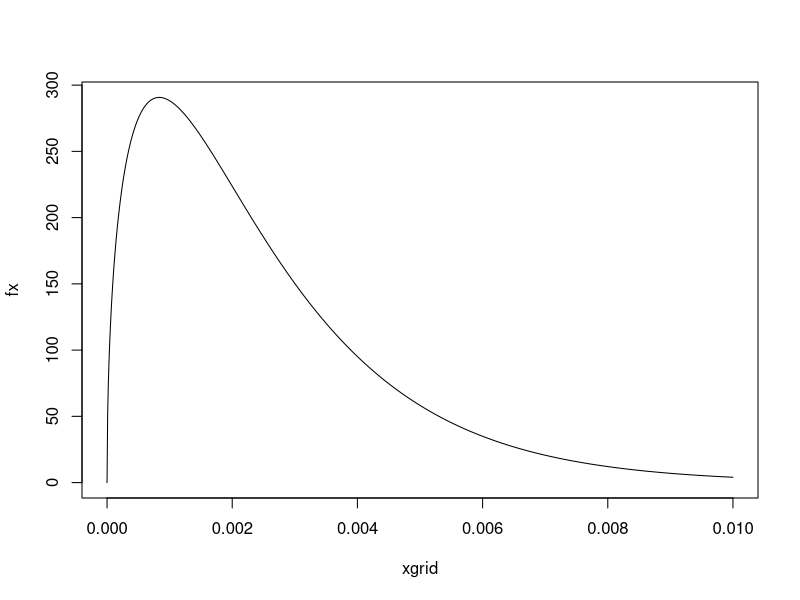
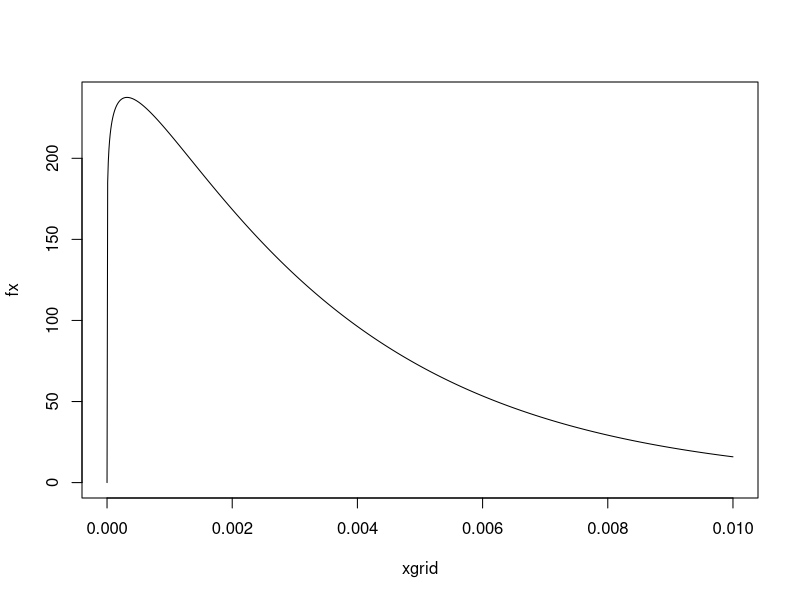
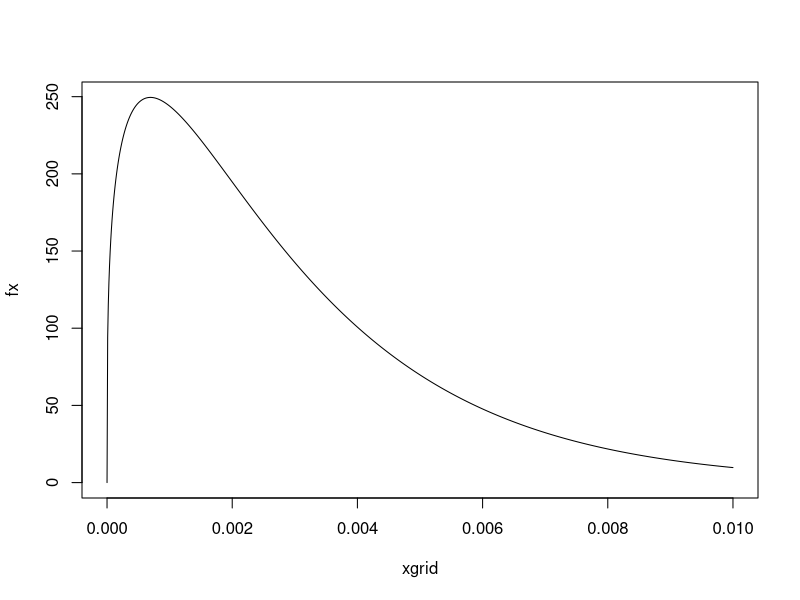
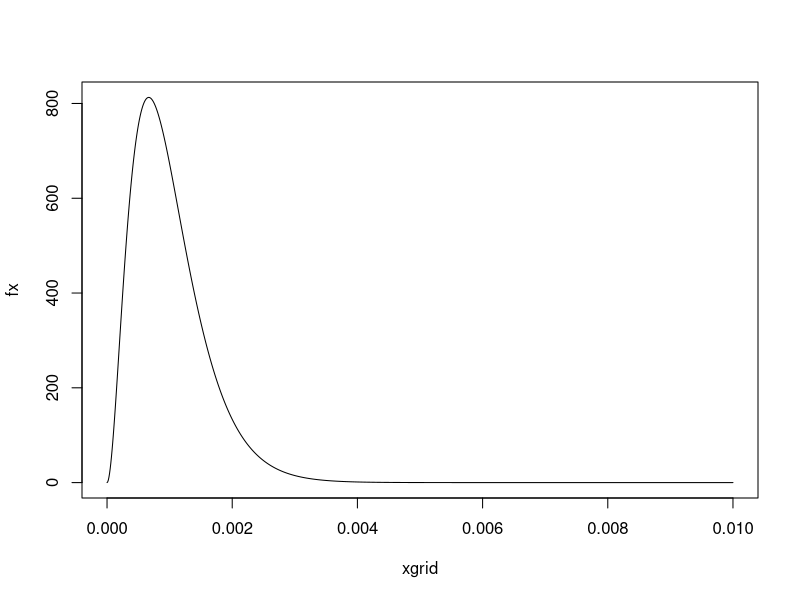
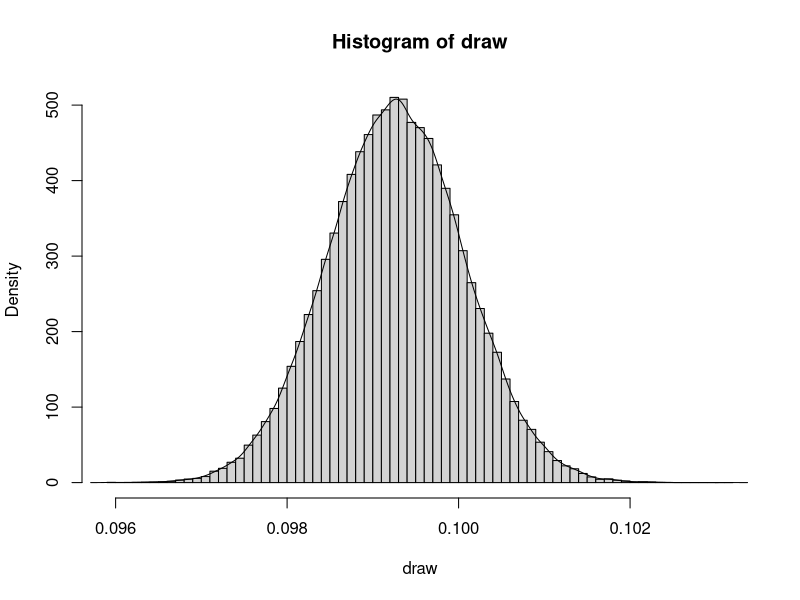

Generate these figures, in order, with R:

priors <- list(cz = c(.0025, 1.5),
               it = c(.0035, 1.1),
               se = c(.003, 1.3),
               pl = c(.001, 3))

get.prior <- function(country) {
  params <- priors[[country]]
  tau <- params[1]
  alpha <- params[2]
  return(c(alpha, alpha/tau))
}

#'
#'
plot.prior <- function(country) {#prob_pos) {
  # parameters
  #alpha <- (tau+1)/(sigma2*tau^2)+tau/(tau+1)
  prior <- get.prior(country)
  alpha <- prior[1]
  beta <- prior[2]
  #alpha <- prob_pos
  #beta <- alpha / test_ratio
  cat("alpha:", alpha, "\n")
  cat("beta:", beta, "\n")
  # compute beta
  xgrid <- seq(0,.01,by=.00001)
  fx <- dbeta(xgrid, alpha, beta)
  # plot
  plot(xgrid, fx, type="l")
}

plot.prior('cz')
plot.prior('it')
plot.prior('se')
plot.prior('pl')

get.data <- function(samples = 1000, sample_prob = .1) {
  sample(c(0,1), size = samples, replace = T, prob = c(1 - sample_prob, sample_prob))
  #c(0,0,0,0,1,0,0,0,0,1,1,0,0,0,0,0,0,0,1,0,0,0,0,0,0,0,0,0,0,1,0,0,0,0,0)
}

plot.posterior <- function(country, posterior_draws = 1000, samples = 100, sample_prob = .1) { 
  # get prior parameters
  prior <- get.prior(country)
  # get data
  data <- get.data(samples)
  # random draw from posterior
  N <- length(data)
  xbar <- mean(data)
  draw <- rbeta(posterior_draws, prior[1] + N * xbar, prior[2] + N - N * xbar)
  # plot
  hist(draw, breaks=70, probability = T)
  lines(density(draw))
}

# cz = c(.0025, 1.5),
# it = c(.0035, 2),
# se = c(.003, 1.9),
# pl = c(.001, 1.2))
plot.posterior('it', posterior_draws = 100000, samples = 142419, sample_prob = .1)

